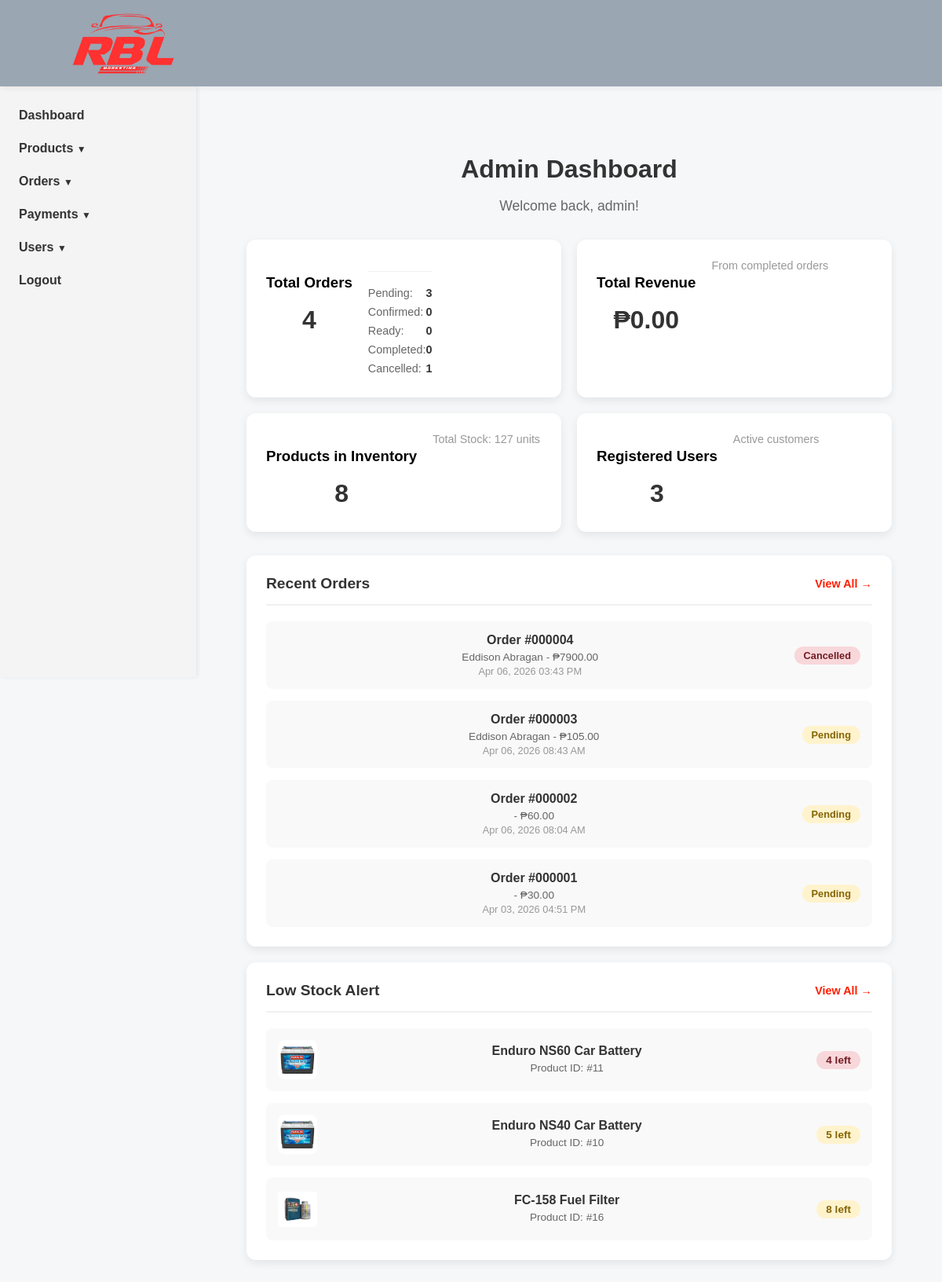
Page /dashboard/ (signed in) on the committed database.
### accounts/models.py (models this page shows)
class CustomUser(AbstractUser):
    middle_name = models.CharField(max_length=50, blank=True, null=True)
    contact_number = models.CharField(max_length=15, blank=True, null=True)
    address = models.TextField(blank=True, null=True)
    birthdate = models.DateField(blank=True, null=True)

### orders/models.py (models this page shows, shortened)
class Order(models.Model):
    PAYMENT_CHOICES = (
        ('Pickup', 'Pay on Pickup'),
        ('Online', 'Online Payment (GCash)'),
    )
    STATUS_CHOICES = (
        ('Pending', 'Pending'),
        ('Processing', 'Processing'),
        ('Ready', 'Ready for Pickup'),
        ('Completed', 'Completed'),
        ('Cancelled', 'Cancelled'),
    )
    user = models.ForeignKey(settings.AUTH_USER_MODEL, on_delete=models.CASCADE)
    total_price = models.DecimalField(max_digits=10, decimal_places=2)
    payment_method = models.CharField(max_length=20, choices=PAYMENT_CHOICES, default='Pickup')
    payment_reference = models.CharField(max_length=100, blank=True, null=True)
    payment_proof = models.ImageField(upload_to='payment_proofs/', blank=True, null=True)
    payment_status = models.CharField(max_length=20, default='Pending')
    status = models.CharField(max_length=20, choices=STATUS_CHOICES, default='Pending')
    created_at = models.DateTimeField(auto_now_add=True)

### catalog/models.py (models this page shows, shortened)
class Product(models.Model):
    product_name = models.CharField(max_length=200)
    description = models.TextField()
    price = models.DecimalField(max_digits=10, decimal_places=2, default=0.00)
    status = models.CharField(max_length=50, default='Available') # e.g., Available, Out of Stock
    quantity = models.IntegerField(default=0)
    image_path = models.ImageField(upload_to='products/',blank=True, null=True)
    created_at = models.DateTimeField(auto_now_add=True)
    category = models.ForeignKey(Category, on_delete=models.CASCADE)
    brand = models.ForeignKey(Brand, on_delete=models.CASCADE)

### store_dashboard/views.py (the view)
# urls.py: path('', views.dashboard_home, name='dashboard_home'),
@staff_member_required
def dashboard_home(request):
    orders_summary = Order.objects.aggregate(
        total_orders=Count('id'),
        pending_orders=Count('id', filter=Q(status='Pending')),
        confirmed_orders=Count('id', filter=Q(status='Processing')),
        ready_orders=Count('id', filter=Q(status='Ready')),
        completed_orders=Count('id', filter=Q(status='Completed')),
        cancelled_orders=Count('id', filter=Q(status='Cancelled')),
    )
    total_revenue = Order.objects.filter(status='Completed', payment_status='Paid').aggregate(
        total_sales=Sum('total_price')
    )['total_sales'] or 0
    inventory_summary = Product.objects.aggregate(
        total_products=Count('id'),
        total_stock=Sum('quantity')
    )
    total_users = User.objects.filter(is_staff=False).count()
    recent_orders = Order.objects.select_related('user').order_by('-created_at')[:5]
    low_stock_products = Product.objects.filter(quantity__lt=10).order_by('quantity')[:5]
    context = {
        'orders': orders_summary,
        'total_revenue': total_revenue,
        'total_products': inventory_summary['total_products'] or 0,
        'total_stock': inventory_summary['total_stock'] or 0,
        'total_users': total_users,
        'recent_orders': recent_orders,
        'low_stock_products': low_stock_products,
    }
    return render(request, 'store_dashboard/dashboard_home.html', context)

### catalog/context_processors.py (called while the page is built)
def global_nav_data(request):
    return {
        'nav_categories': Category.objects.all(),
        'nav_brands': Brand.objects.all(),
    }

### store_dashboard/templates/store_dashboard/dashboard_home.html (shortened to what this page needs)
{% extends 'store_dashboard/base_admin.html' %}
{% load static %}
{% block content %}
<main>
    <div class="dashboard-container">
        <h1>Admin Dashboard</h1>
        <p class="welcome-text">Welcome back, {{ request.user.username }}!</p>
        <div class="stats-grid">
            <div class="stat-card">
                <div class="stat-group">
                    <h3>Total Orders</h3>
                    <p class="stat-number">{{ orders.total_orders }}</p>
                </div>
                <div class="stat-breakdown">
                    <div class="breakdown-item">
                        <span class="breakdown-label">Pending:</span>
                        <span class="breakdown-value">{{ orders.pending_orders }}</span>
                    </div>
                    <div class="breakdown-item">
                        <span class="breakdown-label">Confirmed:</span>
                        <span class="breakdown-value">{{ orders.confirmed_orders }}</span>
                    </div>
                    <div class="breakdown-item">
                        <span class="breakdown-label">Ready:</span>
                        <span class="breakdown-value">{{ orders.ready_orders }}</span>
                    </div>
                    <div class="breakdown-item">
                        <span class="breakdown-label">Completed:</span>
                        <span class="breakdown-value">{{ orders.completed_orders }}</span>
                    </div>
                    <div class="breakdown-item">
                        <span class="breakdown-label">Cancelled:</span>
                        <span class="breakdown-value">{{ orders.cancelled_orders }}</span>
                    </div>
                </div>
            </div>
            <div class="stat-card">
                <div class="stat-group">
                    <h3>Total Revenue</h3>
                    <p class="stat-number">₱{{ total_revenue|floatformat:2 }}</p>
                </div>
                <p class="stat-subtitle">From completed orders</p>
            </div>
            <div class="stat-card">
                <div class="stat-group">
                    <h3>Products in Inventory</h3>
                    <p class="stat-number">{{ total_products }}</p>
                </div>
                <p class="stat-subtitle">Total Stock: {{ total_stock }} units</p>
            </div>
            <div class="stat-card">
                <div class="stat-group">
                    <h3>Registered Users</h3>
                    <p class="stat-number">{{ total_users }}</p>
                </div>
                <p class="stat-subtitle">Active customers</p>
            </div>
        </div>
        <div class="activity-section">
            <div class="activity-card">
                <div class="activity-header">
                    <h3>Recent Orders</h3>
                    <a href="{% url 'dashboard_orders' %}" class="view-all-link">View All →</a>
                </div>
                <div class="activity-list">
                    {% if recent_orders %}
                        {% for order in recent_orders %}
                        <div class="activity-item">
                            <div class="activity-content">
                                <p class="activity-title">Order #{{ order.id|stringformat:"06d" }}</p>
                                <p class="activity-subtitle">{{ order.user.first_name }} {{ order.user.last_name }} - ₱{{ order.total_price|floatformat:2 }}</p>
                                <p class="activity-time">{{ order.created_at|date:"M d, Y h:i A" }}</p>
                            </div>
                            <span class="activity-badge status-{{ order.status|lower }}">
                                {{ order.status }}
                            </span>
                        </div>
                        {% endfor %}
                    {% else %}
                        <p class="no-data">No recent orders</p>
                    {% endif %}
                </div>
            </div>
            <div class="activity-card">
                <div class="activity-header">
                    <h3>Low Stock Alert</h3>
                    <a href="{% url 'dashboard_products' %}" class="view-all-link">View All →</a>
                </div>
                <div class="activity-list">
                    {% if low_stock_products %}
                        {% for product in low_stock_products %}
                        <div class="activity-item">
                            <div class="product-thumbnail">
                                {% if product.image_path %}
                                    <img src="{{ product.image_path.url }}" alt="Product">
                                {% else %}
                                    <img src="{% static 'images/placeholder.jpg' %}" alt="No Image">
                                {% endif %}
                            </div>
                            <div class="activity-content">
                                <p class="activity-title">{{ product.product_name }}</p>
                                <p class="activity-subtitle">Product ID: #{{ product.id }}</p>
                            </div>
                            <span class="stock-badge {% if product.quantity < 5 %}critical{% else %}warning{% endif %}">
                                {{ product.quantity }} left
                            </span>
                        </div>
                        {% endfor %}
                    {% else %}
                        <p class="no-data">All products are well-stocked</p>
                    {% endif %}
                </div>
            </div>
        </div>
    </div>
</main>
{% endblock %}

### static/css/ownerstyle.css (style rules this page uses)
html, body { margin: 0; padding: 0; box-sizing: border-box; font-family: Arial, Helvetica, sans-serif; background: #f5f7f9; }
main { margin-top: 80px; padding: 2rem; text-align: center; margin-left: 250px; }
main h1 { font-size: 2rem; color: #121212; margin-bottom: 1rem; }
.status-pending { background: #fff3cd; color: #856404; }
.status-cancelled { background: #f8d7da; color: #721c24; }
.dashboard-container { max-width: 1400px; margin: 2rem auto; padding: 2rem; }
.dashboard-container h1 { color: #333; margin-bottom: 0.5rem; }
.welcome-text { color: #666; font-size: 1.1rem; margin-bottom: 2rem; }
.stats-grid { display: grid; grid-template-columns: repeat(auto-fit, minmax(280px, 1fr)); gap: 20px; margin-bottom: 30px; }
.stat-card { background: white; border-radius: 12px; padding: 25px; box-shadow: 0 4px 12px rgba(0, 0, 0, 0.08); display: flex; gap: 20px; transition: all 0.3s; }
.stat-number { font-size: 2rem; font-weight: bold; color: #333; margin: 0 0 5px 0; }
.stat-subtitle { color: #999; font-size: 0.9rem; margin: 0; }
.stat-breakdown { margin-top: 15px; padding-top: 15px; border-top: 1px solid #f0f0f0; }
.breakdown-item { display: flex; justify-content: space-between; padding: 4px 0; font-size: 0.9rem; }
.breakdown-label { color: #666; }
.breakdown-value { font-weight: 600; color: #333; }
.activity-section { display: grid; grid-template-columns: repeat(auto-fit, minmax(500px, 1fr)); gap: 20px; }
.activity-card { background: white; border-radius: 12px; padding: 25px; box-shadow: 0 4px 12px rgba(0, 0, 0, 0.08); }
.activity-header { display: flex; justify-content: space-between; align-items: center; margin-bottom: 20px; padding-bottom: 15px; border-bottom: 2px solid #f0f0f0; }
.activity-header h3 { margin: 0; color: #333; font-size: 1.2rem; }
.view-all-link { color: #ff1e00; text-decoration: none; font-weight: 600; font-size: 0.9rem; transition: all 0.3s; }
.activity-list { display: flex; flex-direction: column; gap: 15px; }
.activity-item { display: flex; align-items: center; gap: 15px; padding: 15px; border-radius: 8px; background: #f9f9f9; transition: all 0.3s; }
.product-thumbnail { width: 50px; height: 50px; border-radius: 8px; overflow: hidden; flex-shrink: 0; }
.product-thumbnail img { width: 100%; height: 100%; object-fit: contain; }
.activity-content { flex: 1; }
.activity-title { margin: 0 0 5px 0; font-weight: 600; color: #333; }
.activity-subtitle { margin: 0 0 3px 0; font-size: 0.85rem; color: #666; }
.activity-time { margin: 0; font-size: 0.8rem; color: #999; }
.activity-badge { padding: 4px 12px; border-radius: 12px; font-size: 0.8rem; font-weight: 600; white-space: nowrap; }
.stock-badge { padding: 4px 12px; border-radius: 12px; font-size: 0.85rem; font-weight: 600; white-space: nowrap; }
.stock-badge.warning { background: #fff3cd; color: #856404; }
.stock-badge.critical { background: #f8d7da; color: #721c24; }

### rows in the picture
CustomUser: user.username "admin"
Order: id "000004", user.first_name "Eddison", user.last_name "Abragan", total_price "7900.00", created_at "Apr 06, 2026 03:43 PM", status "Cancelled"
Order: id "000003", user.first_name "Eddison", user.last_name "Abragan", total_price "105.00", created_at "Apr 06, 2026 08:43 AM", status "Pending"
Order: id "000002", total_price "60.00", created_at "Apr 06, 2026 08:04 AM", status "Pending"
Order: id "000001", total_price "30.00", created_at "Apr 03, 2026 04:51 PM", status "Pending"
Product: image_path (picture), product_name "Enduro NS60 Car Battery", id "11", quantity "4"
Product: image_path (picture), product_name "Enduro NS40 Car Battery", id "10", quantity "5"
Product: image_path (picture), product_name "FC-158 Fuel Filter", id "16", quantity "8"

### other values in the picture
{{ orders.total_orders }} "4"
{{ orders.pending_orders }} "3"
{{ orders.confirmed_orders }} "0"
{{ orders.ready_orders }} "0"
{{ orders.completed_orders }} "0"
{{ orders.cancelled_orders }} "1"
{{ total_revenue|floatformat:2 }} "0.00"
{{ total_products }} "8"
{{ total_stock }} "127"
{{ total_users }} "3"
